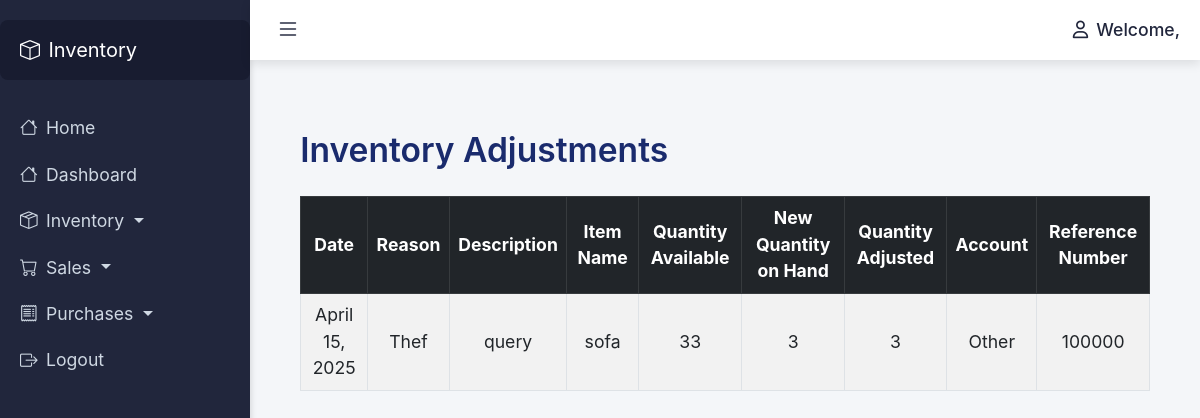
Screenshot of /inventory-adjustments/ with the database file from the repository.
### dashboard/models.py (models this page shows)
class InventoryAdjustment(models.Model):
    date = models.DateField()  # Change from CharField to DateField
    reason = models.CharField(max_length=100)
    description = models.CharField(max_length=200, null=True)
    item_name = models.CharField(max_length=100)
    quantity_available = models.IntegerField()
    new_quantity_on_hand = models.IntegerField()
    quantity_adjusted = models.IntegerField()
    account = models.CharField(max_length=50)
    reference_number = models.CharField(max_length=100, blank=True, null=True,default='default_value')

### dashboard/views.py (the view, shortened to what this page needs)
# urls.py: path('inventory-adjustments/', inventory_adjustments, name='inventory_adjustments'),  # Existing view
def inventory_adjustments(request):
    user_role = getattr(request.user, 'role', None)
    adjustments = InventoryAdjustment.objects.all()  # Fetch all adjustments
    return render(request, 'inventory_adjustments.html', {'adjustments': adjustments,'user_role': user_role })
    return render(request, 'inventory_adjustments.html', {'adjustments': adjustments})

### dashboard/templates/inventory_adjustments.html (shortened to what this page needs)
{% extends 'base.html' %}
{% block content %}
<div class="container mt-5">
    <div class="row">
        <div class="col-md-12">
            <div class="d-flex justify-content-between align-items-center mb-3">
                <h2 class="text-primary">Inventory Adjustments</h2>
            </div>
            <div class="table-responsive">
                <table class="table table-striped table-bordered table-hover">
                    <thead class="table-dark">
                        <tr>
                            <th>Date</th>
                            <th>Reason</th>
                            <th>Description</th>
                            <th>Item Name</th>
                            <th>Quantity Available</th>
                            <th>New Quantity on Hand</th>
                            <th>Quantity Adjusted</th>
                            <th>Account</th>
                            <th>Reference Number</th>
                        </tr>
                    </thead>
                    <tbody>
                        {% for adjustment in adjustments %}
                        <tr>
                            <td>{{ adjustment.date }}</td>
                            <td>{{ adjustment.reason }}</td>
                            <td>{{ adjustment.description }}</td>
                            <td>{{ adjustment.item_name }}</td>
                            <td>{{ adjustment.quantity_available }}</td>
                            <td>{{ adjustment.new_quantity_on_hand }}</td>
                            <td>{{ adjustment.quantity_adjusted }}</td>
                            <td>{{ adjustment.account }}</td>
                            <td>{{ adjustment.reference_number }}</td>
                        </tr>
                        {% endfor %}
                    </tbody>
                </table>
            </div>
        </div>
    </div>
</div>
{% endblock %}

### dashboard/templates/base.html (style rules this page uses)
body, html { height: 100%; margin: 0; font-family: Arial, sans-serif; background-color: #f4f6f9; font-size: 1.05rem; }
body { font-family: 'Inter', sans-serif; }
h1, h2, h3, h4, h5, h6 { font-weight: 600; }
.table th, .table td { text-align: center; vertical-align: middle; }
.table thead { background-color: #f8f9fa; }
:root { --bs-primary: #1a2b6d; }
.text-primary { color: var(--bs-primary) !important; }
:root { --bs-primary: #1a2b6d; --bs-accent: #4e73df; --bs-light: #f8f9fc; --bs-dark: #343a40; }
body { font-family: 'Inter', sans-serif; background-color: #f0f2f5; }

### rows the page displays
InventoryAdjustment: date "April 15, 2025", reason "Thef", description "query", item_name "sofa", quantity_available "33", new_quantity_on_hand "3", quantity_adjusted "3", account "Other", reference_number "100000"
